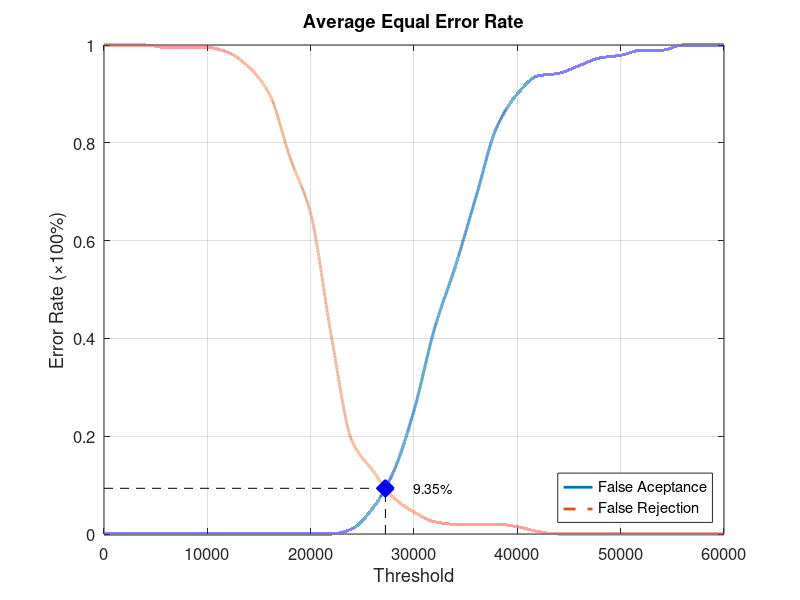
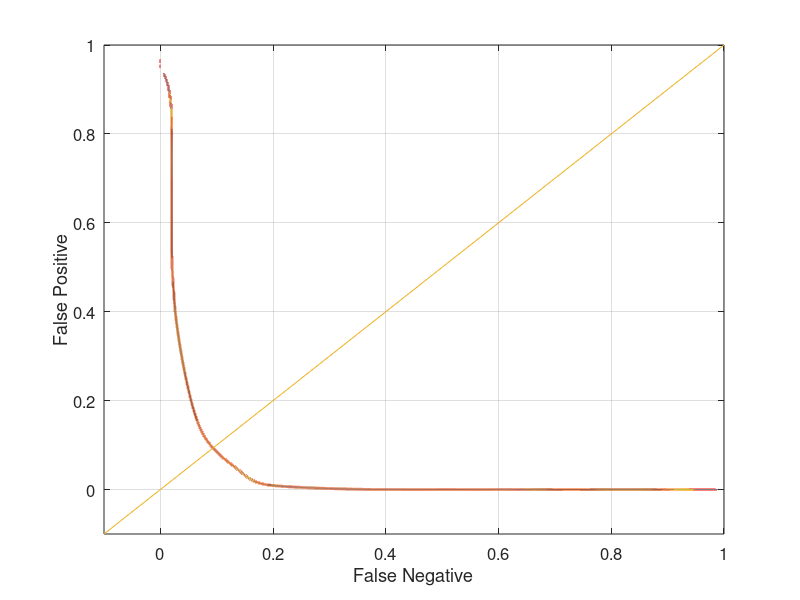

The MATLAB source for these figures, in order:
function yEER = Database1_3
close all;
clear;
clc;
x = 0:2000:60000;
xq = 0:0.5:60000;

y0 = [0 0 0 0 0 0 0 0 0 0 0 0 0.0105263 0.0526316 0.126316 0.252632 0.421053 0.547368 0.689474 0.831579 0.9 0.936842 0.942105 0.957895 0.973684 0.978947 0.989474 0.989474 1 1 1];
yy0 = interp1(x, y0, xq, 'pchip');
y1 = [1 1 1 0.995 0.995 0.995 0.985 0.955 0.9 0.77 0.655 0.405 0.19 0.13 0.075 0.045 0.025 0.02 0.02 0.02 0.015 0.005 0 0 0 0 0 0 0 0 0];
yy1 = interp1(x, y1, xq, 'pchip');

% Calculating EER: 
y2 = abs(y0 - y1);
find(y2 == min(y2))
yy2 = abs(yy0 - yy1);
xEER = find(yy2 == min(yy2));
xEERIndex = xq(xEER) % X-axis EER
yEER = yy0(xEER) % Y-axis EER

main = figure
plot(xq, yy0,'-','LineWidth', 2);	hold on
plot(xq, yy1,'--','LineWidth', 2);	hold on
plot([xEERIndex xEERIndex], [0 yEER], 'k--');	hold on
plot([0 xEERIndex], [yEER yEER], 'k--');	hold on
plot(xEERIndex, yEER, 'bx', 'LineWidth', 10);	hold on
text(xEERIndex + 10 * xEERIndex / 100, yEER, [num2str(round((10000 * yEER)) / 100) '%'])
legend('False Aceptance', 'False Rejection', 'Location', 'SouthEast')
xlabel('Threshold')
ylabel('Error Rate (\times100%)')
title('Average Equal Error Rate')
set(gca, 'FontSize', 12)
axis([0 60000 0 1])
grid on

print(main, 'Database1_3Main', '-dpng');
FNRxFPR = figure('Color', [1 1 1]);
plot(yy1, yy0, '-', yy1, yy0, 'LineWidth', 2);
hold on
y = -0.1:0.1:1
plot(y, y); 
set(gca, 'FontSize', 12)
xlabel('False Negative')
ylabel('False Positive')
axis([-0.1 1 -0.1 1])
set(gca, 'FontSize', 12)
grid on

print(FNRxFPR, 'Database1_3FNRxFPR','-dpng');
end
